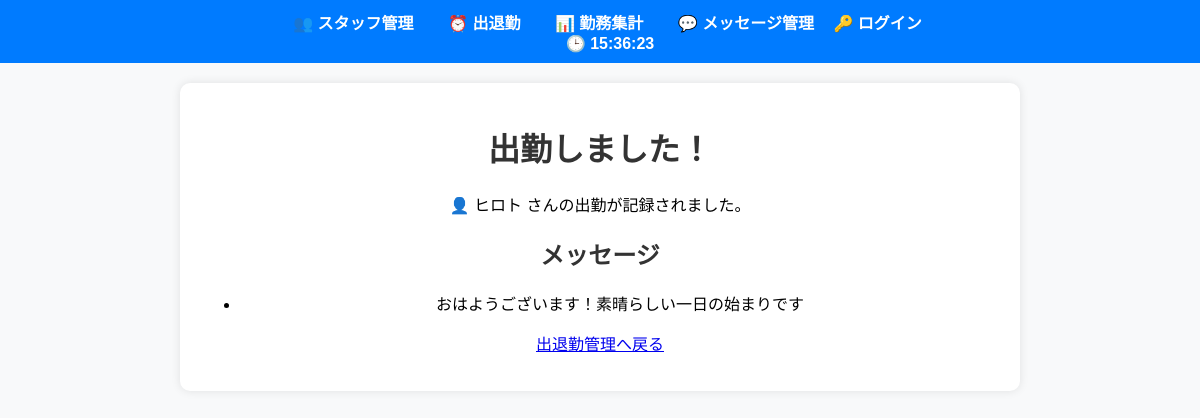
Before: /attendance/clock_in_success/5 with the older database file.
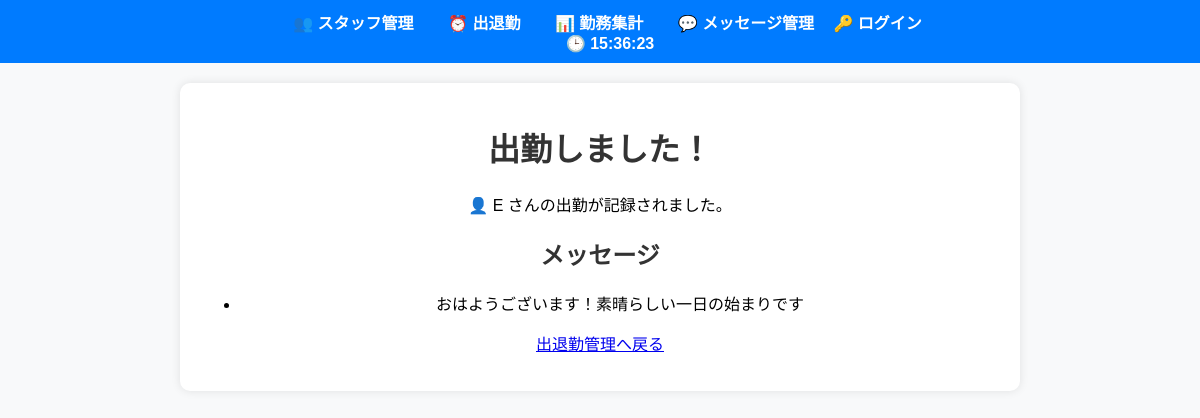
After: the same page with the newer database file.
### models.py (models this page shows)
class Staff(db.Model):
    id = db.Column(db.Integer, primary_key=True)
    name = db.Column(db.String(100), nullable=False)

### routes.py (the view)
@app.route('/attendance/clock_in_success/<int:staff_id>')
def clock_in_success(staff_id):
    staff = Staff.query.get(staff_id)
    messages = Message.query.all()  # ✅ メッセージ管理のメッセージを取得
    return render_template('clock_in_success.html', staff=staff, messages=messages)

### templates/clock_in_success.html (shortened to what this page needs)
{% extends "base.html" %}
{% block content %}
<h1>出勤しました！</h1>
<p>👤 {{ staff.name }} さんの出勤が記録されました。</p>
<h2>メッセージ</h2>
<ul>
    {% for message in messages %}
        <li>{{ message.message_text }}</li>
    {% endfor %}
</ul>
<p><a href="{{ url_for('attendance') }}">出退勤管理へ戻る</a></p>
{% endblock %}

Changed rows visible on the page:
changed Staff: name "ヒロト" → "E"
